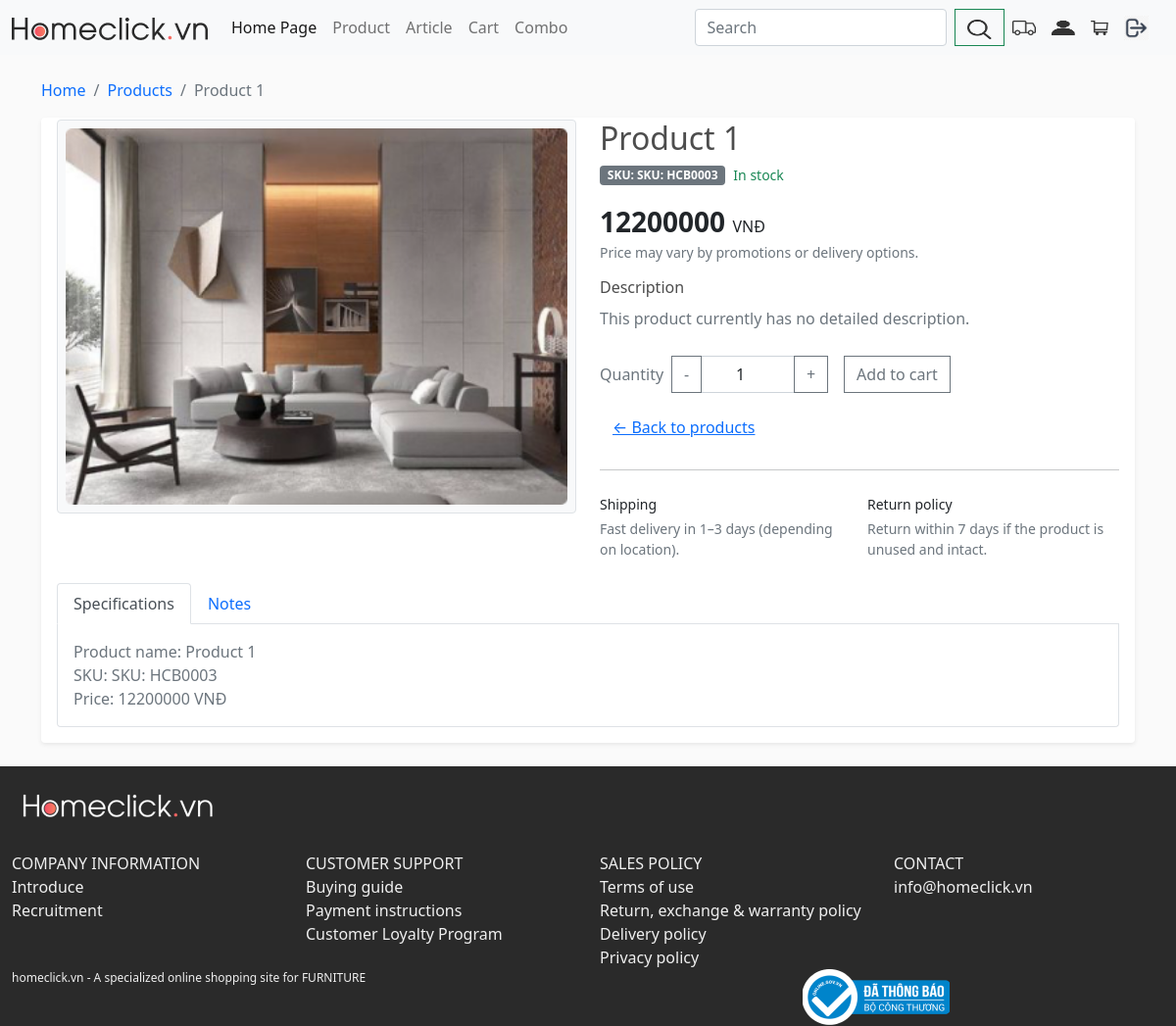
/product/1/, run on the app's committed database.
### app/models.py (models this page shows, shortened)
class Product(models.Model):
    name = models.CharField(max_length=200, null=True)
    price =models.FloatField()
    code = models.CharField(max_length=20, null=True)
    digital = models.BooleanField(default=False, null=True, blank=False)
    image = models.ImageField(upload_to='products/', null=True, blank=True)
    @property
    def ImageURL(self):
        try:
            url = self.image.url
        except:
            url = ''
        return url

### app/views.py (the view)
# urls.py: path("product/<int:pk>/", views.product_detail, name="product_detail"),
def product_detail(request, pk):
    product = get_object_or_404(Product, id=pk)
    is_admin = _is_admin(request)
    customer, order, items, cartItems = _get_order_context(request)
    context = {
        "product": product,
        "cartItems": cartItems,
        "is_admin": is_admin,
    }
    return render(request, "app/detail.html", context)

### app/views.py (called while the page is built)
def _is_admin(request) -> bool:
    return bool(request.session.get("admin", False))

def _get_order_context(request):
    if request.user.is_authenticated and not _is_admin(request) and hasattr(request.user, "customer"):
        customer = request.user.customer
        order, _ = Order.objects.get_or_create(customer=customer, complete=False)
        items = order.orderitem_set.all()
        cartItems = order.get_cart_items
        return customer, order, items, cartItems
    customer = None
    order = {'get_cart_items': 0, 'get_cart_total': 0}
    items = []
    cartItems = 0
    return customer, order, items, cartItems

### app/templates/app/detail.html (shortened to what this page needs)
{% extends 'app/base.html' %}
{% load static %}
{% block product_detail %}
<div class="container py-4">
  <nav aria-label="breadcrumb" class="mb-3">
    <ol class="breadcrumb mb-0">
      <li class="breadcrumb-item"><a href="{% url 'home' %}">Home</a></li>
      <li class="breadcrumb-item"><a href="{% url 'product' %}">Products</a></li>
      <li class="breadcrumb-item active" aria-current="page">{{ product.name }}</li>
    </ol>
  </nav>
  <div class="card shadow-sm border-0">
    <div class="card-body">
      <div class="row g-4 align-items-start">
        <div class="col-lg-6">
          <div class="border rounded bg-light p-2">
            <img
              src="{{ product.ImageURL }}"
              class="img-fluid rounded"
              alt="{{ product.name }}"
              style="width:100%; max-height:520px; object-fit:cover;"
            />
          </div>
        </div>
        <div class="col-lg-6">
          <h2 class="mb-2">{{ product.name }}</h2>
          <div class="d-flex flex-wrap gap-2 align-items-center mb-3">
            <span class="badge bg-secondary">SKU: {{ product.code }}</span>
            <span class="text-success small">In stock</span>
          </div>
          <div class="mb-3">
            <div class="fs-3 fw-bold">
              {{ product.price|floatformat:0 }} <span class="fs-6 fw-normal">VNĐ</span>
            </div>
            <div class="text-muted small">
              Price may vary by promotions or delivery options.
            </div>
          </div>
          <div class="mb-4">
            <h6 class="mb-2">Description</h6>
            {% if product.description %}
              <p class="mb-0 text-muted" style="line-height:1.7;">
                {{ product.description }}
              </p>
            {% else %}
              <p class="mb-0 text-muted" style="line-height:1.7;">
                This product currently has no detailed description.
              </p>
            {% endif %}
          </div>
          <div class="d-flex flex-wrap gap-3 align-items-center">
            <div class="d-flex align-items-center gap-2">
              <span class="text-muted">Quantity</span>
              <div class="input-group" style="width: 160px;">
                <button class="btn btn-outline-secondary" type="button" id="qty-minus">-</button>
                <input
                  type="number"
                  class="form-control text-center"
                  id="qty-input"
                  value="1"
                  min="1"
                  max="99"
                />
                <button class="btn btn-outline-secondary" type="button" id="qty-plus">+</button>
              </div>
            </div>
            <button
              type="button"
              data-product="{{ product.id }}"
              data-action="add"
              class="btn btn-outline-secondary add-btn update-cart"
            >
              Add to cart
            </button>
            <a href="{% url 'product' %}" class="btn btn-link">← Back to products</a>
          </div>
          <hr class="my-4">
          <div class="row g-3 text-muted small">
            <div class="col-md-6">
              <div class="fw-semibold text-dark mb-1">Shipping</div>
              <div>Fast delivery in 1–3 days (depending on location).</div>
            </div>
            <div class="col-md-6">
              <div class="fw-semibold text-dark mb-1">Return policy</div>
              <div>Return within 7 days if the product is unused and intact.</div>
            </div>
          </div>
        </div>
      </div>
      <div class="mt-4">
        <ul class="nav nav-tabs" id="detailTabs" role="tablist">
          <li class="nav-item" role="presentation">
            <button class="nav-link active" id="spec-tab" data-bs-toggle="tab" data-bs-target="#spec" type="button" role="tab">
              Specifications
            </button>
          </li>
          <li class="nav-item" role="presentation">
            <button class="nav-link" id="note-tab" data-bs-toggle="tab" data-bs-target="#note" type="button" role="tab">
              Notes
            </button>
          </li>
        </ul>
        <div class="tab-content border border-top-0 rounded-bottom p-3" id="detailTabsContent">
          <div class="tab-pane fade show active" id="spec" role="tabpanel">
            <ul class="mb-0 text-muted">
              <li>Product name: {{ product.name }}</li>
              <li>SKU: {{ product.code }}</li>
              <li>Price: {{ product.price|floatformat:0 }} VNĐ</li>
            </ul>
          </div>
        </div>
      </div>
    </div>
  </div>
</div>
{% endblock %}

### app/static/app/css/main.css (style rules this page uses)
body { background-color: hsl(0, 0%, 98%); overflow-x: hidden; }
h1, h2, h3, h4, h5, h6 { color: hsl(0, 0%, 30%); }
p { margin: 0px; }
ul { list-style: none; padding: 0px; margin: 0px; }
a { text-decoration: none; }
.col-lg-3, .col-lg-4, .col-lg-6, .col-lg-8, .col-lg-12 { margin-top: 10px; }
.btn { border-radius: 0; }

### data on the page
Product: name "Product 1", ImageURL (picture), code "SKU: HCB0003", price "12200000"
